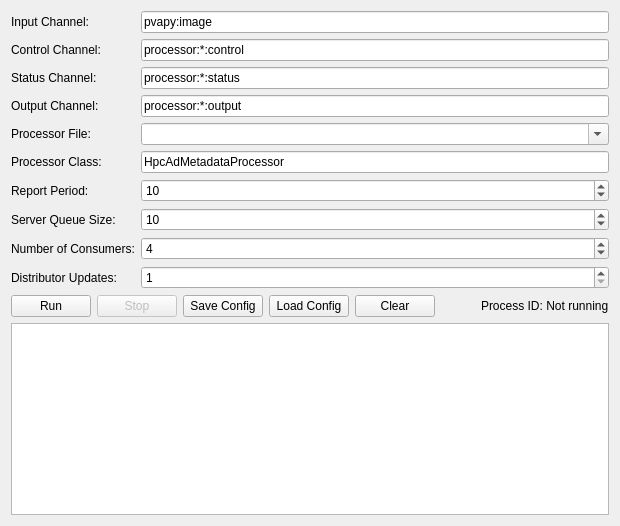
     <widget class="QWidget" name="associatorConsumersTab">
      <attribute name="title">
       <string>Metadata Associator</string>
      </attribute>
      <layout class="QVBoxLayout" name="verticalLayoutSplitConsumers">
       <item>
        <layout class="QGridLayout" name="gridLayout">
         <property name="rightMargin">
          <number>0</number>
         </property>
         <property name="horizontalSpacing">
          <number>6</number>
         </property>
         <item row="2" column="1">
          <widget class="QLineEdit" name="lineEditStatusChannelAssociator">
           <property name="text">
            <string>processor:*:status</string>
           </property>
          </widget>
         </item>
         <item row="4" column="1">
          <widget class="QComboBox" name="comboBoxProcessorFileAssociator">
           <property name="editable">
            <bool>true</bool>
           </property>
          </widget>
         </item>
         <item row="5" column="0">
          <widget class="QLabel" name="labelProcessorClassAssociator">
           <property name="text">
            <string>Processor Class:</string>
           </property>
          </widget>
         </item>
         <item row="3" column="0">
          <widget class="QLabel" name="labelOutputChannelAssociator">
           <property name="text">
            <string>Output Channel:</string>
           </property>
          </widget>
         </item>
         <item row="4" column="0">
          <widget class="QLabel" name="labelProcessorFileAssociator">
           <property name="text">
            <string>Processor File:</string>
           </property>
          </widget>
         </item>
         <item row="8" column="1">
          <widget class="QSpinBox" name="spinBoxNConsumersAssociator">
           <property name="minimum">
            <number>1</number>
           </property>
           <property name="maximum">
            <number>100</number>
           </property>
           <property name="value">
            <number>4</number>
           </property>
          </widget>
         </item>
         <item row="1" column="0">
          <widget class="QLabel" name="labelControlChannelAssociator">
           <property name="text">
            <string>Control Channel:</string>
           </property>
          </widget>
         </item>
         <item row="0" column="1">
          <widget class="QLineEdit" name="lineEditInputChannelAssociator">
           <property name="text">
            <string>pvapy:image</string>
           </property>
          </widget>
         </item>
         <item row="6" column="1">
          <widget class="QSpinBox" name="spinBoxReportPeriodAssociator">
           <property name="minimum">
            <number>1</number>
           </property>
           <property name="maximum">
            <number>10000</number>
           </property>
           <property name="value">
            <number>10</number>
           </property>
          </widget>
         </item>
         <item row="5" column="1">
          <widget class="QLineEdit" name="lineEditProcessorClassAssociator">
           <property name="text">
            <string>HpcAdMetadataProcessor</string>
           </property>
          </widget>
         </item>
         <item row="0" column="0">
          <widget class="QLabel" name="labelInputChannelAssociator">
           <property name="text">
            <string>Input Channel:</string>
           </property>
          </widget>
         </item>
         <item row="8" column="0">
          <widget class="QLabel" name="labelNConsumersAssociator">
           <property name="text">
            <string>Number of Consumers:</string>
           </property>
          </widget>
         </item>
         <item row="6" column="0">
          <widget class="QLabel" name="labelReportPeriodAssociator">
           <property name="text">
            <string>Report Period:</string>
           </property>
          </widget>
         </item>
         <item row="7" column="0">
          <widget class="QLabel" name="labelServerQueueSizeAssociator">
           <property name="text">
            <string>Server Queue Size:</string>
           </property>
          </widget>
         </item>
         <item row="9" column="0">
          <widget class="QLabel" name="labelDistributorUpdatesAssociator">
           <property name="text">
            <string>Distributor Updates:</string>
           </property>
          </widget>
         </item>
         <item row="7" column="1">
          <widget class="QSpinBox" name="spinBoxServerQueueSizeAssociator">
           <property name="minimum">
            <number>1</number>
           </property>
           <property name="maximum">
            <number>10000</number>
           </property>
           <property name="value">
            <number>10</number>
           </property>
          </widget>
         </item>
         <item row="1" column="1">
          <widget class="QLineEdit" name="lineEditControlChannelAssociator">
           <property name="text">
            <string>processor:*:control</string>
           </property>
          </widget>
         </item>
         <item row="9" column="1">
          <widget class="QSpinBox" name="spinBoxDistributorUpdatesAssociator">
           <property name="minimum">
            <number>1</number>
           </property>
           <property name="maximum">
            <number>10000</number>
           </property>
           <property name="value">
            <number>1</number>
           </property>
          </widget>
         </item>
         <item row="3" column="1">
          <widget class="QLineEdit" name="lineEditOutputChannelAssociator">
           <property name="text">
            <string>processor:*:output</string>
           </property>
          </widget>
         </item>
         <item row="2" column="0">
          <widget class="QLabel" name="labelStatusChannelAssociator">
           <property name="text">
            <string>Status Channel:</string>
           </property>
          </widget>
         </item>
        </layout>
       </item>
       <item>
        <layout class="QHBoxLayout" name="buttonLayoutAssociatorConsumers">
         <item>
          <widget class="QPushButton" name="buttonRunAssociatorConsumers">
           <property name="text">
            <string>Run</string>
           </property>
          </widget>
         </item>
         <item>
          <widget class="QPushButton" name="buttonStopAssociatorConsumers">
           <property name="enabled">
            <bool>false</bool>
           </property>
           <property name="text">
            <string>Stop</string>
           </property>
          </widget>
         </item>
         <item>
          <widget class="QPushButton" name="buttonSaveConfigMeta">
           <property name="text">
            <string>Save Config</string>
           </property>
           <property name="toolTip">
            <string>Save current configuration with a name</string>
           </property>
          </widget>
         </item>
         <item>
          <widget class="QPushButton" name="buttonLoadConfigMeta">
           <property name="text">
            <string>Load Config</string>
           </property>
           <property name="toolTip">
            <string>Load a saved configuration</string>
           </property>
          </widget>
         </item>
         <item>
          <widget class="QPushButton" name="buttonClearOutputMeta">
           <property name="text">
            <string>Clear</string>
           </property>
           <property name="toolTip">
            <string>Clear the output log below</string>
           </property>
          </widget>
         </item>
         <item>
          <spacer name="horizontalSpacerAssoc">
           <property name="orientation">
            <enum>Qt::Horizontal</enum>
           </property>
           <property name="sizeHint" stdset="0">
            <size>
             <width>40</width>
             <height>20</height>
            </size>
           </property>
          </spacer>
         </item>
         <item>
          <widget class="QLabel" name="labelStatusAssociatorConsumers">
           <property name="text">
            <string>Process ID: Not running</string>
           </property>
          </widget>
         </item>
        </layout>
       </item>
       <item>
        <widget class="QPlainTextEdit" name="textEditAssociatorConsumersOutput">
         <property name="readOnly">
          <bool>true</bool>
         </property>
        </widget>
       </item>
      </layout>
     </widget>
